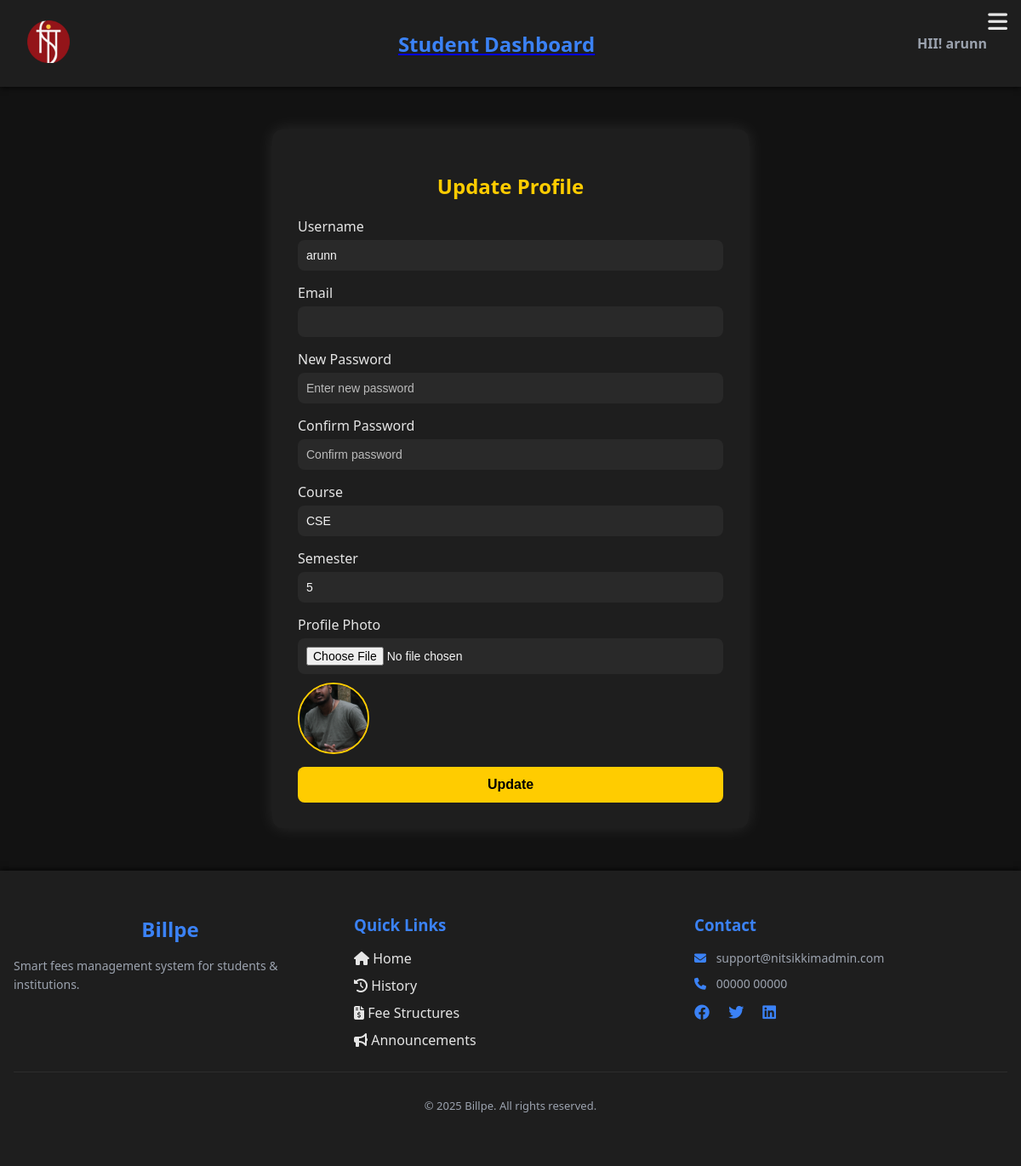
The app's page /update-prof/7/ with its own data.
### api/models.py (models this page shows, shortened)
class User(AbstractUser):
    USER_ROLES = (
        ('student', 'Student'),
        ('admin', 'Admin'),
    )
    role = models.CharField(
        max_length=10,
        choices=USER_ROLES,
        default='student'
    )

class Students(models.Model):
    user = models.OneToOneField(User, on_delete=models.CASCADE)
    roll_no = models.CharField(unique=True, max_length=10)
    course = models.CharField(max_length=100)
    semester = models.IntegerField()
    profile = models.ImageField(upload_to="media/", default="prof.JPG")

### student/views.py (the view, shortened to what this page needs)
# urls.py: path('update-prof/<int:pk>/',views.updateprof,name='update-prof'),
def updateprof(request, pk):
    user = get_object_or_404(User, pk=pk)
    student = get_object_or_404(Students, user=user)
    return render(request, "update.html", {"user": user, "student": student})

### student/templates/update.html (shortened to what this page needs)
{% load static %}
<!DOCTYPE html>
<html lang="en">
<head>
  <link rel="stylesheet" href="{% static 'update.css' %}">
</head>
<body>
    {% include './partial/header.html' %}
    <div class="update-container">
    <h2>Update Profile</h2>
    <form action="" method="post" enctype="multipart/form-data">
      <div class="form-group">
        <label>Username</label>
        <input type="text" name="username" value="{{ user.username }}">
      </div>
      <div class="form-group">
        <label>Email</label>
        <input type="email" name="email" value="{{ user.email }}">
      </div>
      <div class="form-group">
        <label>New Password</label>
        <input type="password" name="password" placeholder="Enter new password">
      </div>
      <div class="form-group">
        <label>Confirm Password</label>
        <input type="password" name="password1" placeholder="Confirm password">
      </div>
      <div class="form-group">
        <label>Course</label>
        <input type="text" name="course" value="{{ student.course }}">
      </div>
      <div class="form-group">
        <label>Semester</label>
        <input type="number" name="semester" value="{{ student.semester }}">
      </div>
      <div class="form-group">
        <label>Profile Photo</label>
        <input type="file" name="profile" accept="image/*">
        {% if student.profile %}
          <img src="{{ student.profile.url }}" alt="Profile" class="profile-preview">
        {% endif %}
      </div>
      <button type="submit" class="update-btn">Update</button>
    </form>
  </div>
  {% include './partial/footer.html' %}
</body>
</html>

### student/templates/partial/header.html (shortened to what this page needs)
{% load static %}
<link rel="stylesheet" href="{% static 'headerr.css' %}">
<link rel="stylesheet" href="https://cdnjs.cloudflare.com/ajax/libs/font-awesome/6.4.0/css/all.min.css">
<header class="header">
    <div>
        <img src="{% static 'logo.png' %}" alt="College Logo" class="logo" height="50px" width="50px">
    </div>
    <a href="{% url 'dash' %}"><h2 class="logoname">Student Dashboard</h2></a>
    <div class="headerr">
        <div class="side">
            <h3 class="User_hi"> HII! {{ user.username }}</h3>
            <button class="sidebar" id="sidebar" onclick="openbar()">
                <i class="fas fa-bars"></i>
            </button>
        </div>
    </div>
</header>

### static/update.css (style rules this page uses)
body { font-family: Arial, sans-serif; background-color: #121212; color: #f5f5f5; margin: 0; padding: 0; }
.update-container { max-width: 500px; margin: 50px auto; background-color: #1e1e1e; padding: 30px; border-radius: 12px; box-shadow: 0 0 20px rgba(255, 255, 255, 0.1); }
h2 { text-align: center; color: #ffcc00; margin-bottom: 20px; }
.form-group { margin-bottom: 15px; display: flex; flex-direction: column; }
label { margin-bottom: 5px; font-weight: 500; }
input[type="text"], input[type="email"], input[type="password"], input[type="number"], input[type="file"] { padding: 10px; border: none; border-radius: 8px; background-color: #292929; color: #f5f5f5; font-size: 14px; }
input::placeholder { color: #bbb; }
button.update-btn { width: 100%; padding: 12px; border: none; border-radius: 8px; background-color: #ffcc00; color: #000; font-weight: bold; font-size: 16px; cursor: pointer; transition: 0.3s; }
.profile-preview { margin-top: 10px; width: 80px; height: 80px; border-radius: 50%; object-fit: cover; border: 2px solid #ffcc00; }

### static/headerr.css (style rules this page uses)
:root { --primary-bg: #121212; --secondary-bg: #1e1e1e; --accent: #3b82f6; --text-color: #e5e5e5; --text-muted: #9ca3af; }
body { margin: 0; font-family: "Segoe UI", Roboto, Arial, sans-serif; background-color: var(--primary-bg); color: var(--text-color); }
.logo { width: 50px; height: 50px; margin-right: 15px; }
.header { background: var(--secondary-bg); padding: 1rem 2rem; display: flex; justify-content: space-between; align-items: center; box-shadow: 0 2px 6px rgba(0,0,0,0.6); text-decoration: none; }
.logoname { color: var(--accent); margin: 0; text-decoration: none; }
.sidebar { position: fixed; top: 10px; right: 10px; font-size: 26px; background: none; border: none; color: var(--text-color); cursor: pointer; transition: color 0.2s ease; }
.User_hi { margin-top: 1rem; padding: 0.5rem; font-size: 16px; color: var(--text-muted); }

### records on screen
User: username "arunn"
Students: course "CSE", semester "5", profile (picture)
